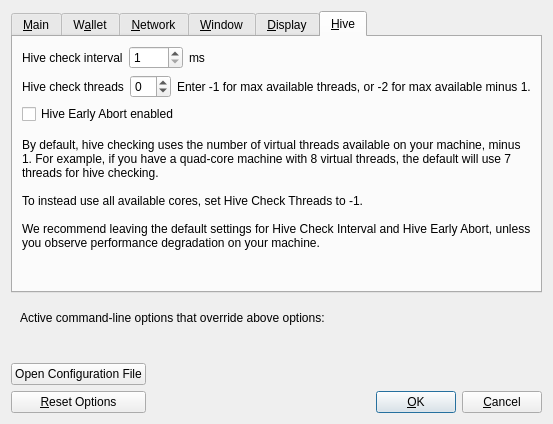
<?xml version="1.0" encoding="UTF-8"?>
<ui version="4.0">
 <class>OptionsDialog</class>
 <widget class="QDialog" name="OptionsDialog">
  <property name="geometry">
   <rect>
    <x>0</x>
    <y>0</y>
    <width>527</width>
    <height>424</height>
   </rect>
  </property>
  <property name="windowTitle">
   <string>Options</string>
  </property>
  <property name="modal">
   <bool>true</bool>
  </property>
  <layout class="QVBoxLayout" name="verticalLayout">
   <item>
    <widget class="QTabWidget" name="tabWidget">
     <property name="currentIndex">
      <number>5</number>
     </property>
     <widget class="QWidget" name="tabMain">
      <attribute name="title">
       <string>&amp;Main</string>
      </attribute>
      <layout class="QVBoxLayout" name="verticalLayout_Main">
       <item>
        <widget class="QCheckBox" name="bitcoinAtStartup">
         <property name="toolTip">
          <string>Automatically start %1 after logging in to the system.</string>
         </property>
         <property name="text">
          <string>&amp;Start %1 on system login</string>
         </property>
        </widget>
       </item>
       <item>
        <layout class="QHBoxLayout" name="horizontalLayout_2_Main">
         <item>
          <widget class="QLabel" name="databaseCacheLabel">
           <property name="text">
            <string>Size of &amp;database cache</string>
           </property>
           <property name="textFormat">
            <enum>Qt::PlainText</enum>
           </property>
           <property name="buddy">
            <cstring>databaseCache</cstring>
           </property>
          </widget>
         </item>
         <item>
          <widget class="QSpinBox" name="databaseCache"/>
         </item>
         <item>
          <widget class="QLabel" name="databaseCacheUnitLabel">
           <property name="text">
            <string>MB</string>
           </property>
           <property name="textFormat">
            <enum>Qt::PlainText</enum>
           </property>
          </widget>
         </item>
         <item>
          <spacer name="horizontalSpacer_2_Main">
           <property name="orientation">
            <enum>Qt::Horizontal</enum>
           </property>
           <property name="sizeHint" stdset="0">
            <size>
             <width>40</width>
             <height>20</height>
            </size>
           </property>
          </spacer>
         </item>
        </layout>
       </item>
       <item>
        <layout class="QHBoxLayout" name="horizontalLayout_3_Main">
         <item>
          <widget class="QLabel" name="threadsScriptVerifLabel">
           <property name="text">
            <string>Number of script &amp;verification threads</string>
           </property>
           <property name="textFormat">
            <enum>Qt::PlainText</enum>
           </property>
           <property name="buddy">
            <cstring>threadsScriptVerif</cstring>
           </property>
          </widget>
         </item>
         <item>
          <widget class="QSpinBox" name="threadsScriptVerif">
           <property name="toolTip">
            <string>(0 = auto, &lt;0 = leave that many cores free)</string>
           </property>
          </widget>
         </item>
         <item>
          <spacer name="horizontalSpacer_3_Main">
           <property name="orientation">
            <enum>Qt::Horizontal</enum>
           </property>
           <property name="sizeHint" stdset="0">
            <size>
             <width>40</width>
             <height>20</height>
            </size>
           </property>
          </spacer>
         </item>
        </layout>
       </item>
       <item>
        <spacer name="verticalSpacer_Main">
         <property name="orientation">
          <enum>Qt::Vertical</enum>
         </property>
         <property name="sizeHint" stdset="0">
          <size>
           <width>20</width>
           <height>40</height>
          </size>
         </property>
        </spacer>
       </item>
      </layout>
     </widget>
     <widget class="QWidget" name="tabWallet">
      <attribute name="title">
       <string>W&amp;allet</string>
      </attribute>
      <layout class="QVBoxLayout" name="verticalLayout_Wallet">
       <item>
        <widget class="QGroupBox" name="groupBox">
         <property name="title">
          <string>Expert</string>
         </property>
         <layout class="QVBoxLayout" name="verticalLayout_2">
          <item>
           <widget class="QCheckBox" name="coinControlFeatures">
            <property name="toolTip">
             <string>Whether to show coin control features or not.</string>
            </property>
            <property name="text">
             <string>Enable coin &amp;control features</string>
            </property>
           </widget>
          </item>
          <item>
           <widget class="QCheckBox" name="spendZeroConfChange">
            <property name="toolTip">
             <string>If you disable the spending of unconfirmed change, the change from a transaction cannot be used until that transaction has at least one confirmation. This also affects how your balance is computed.</string>
            </property>
            <property name="text">
             <string>&amp;Spend unconfirmed change</string>
            </property>
           </widget>
          </item>
         </layout>
        </widget>
       </item>
       <item>
        <spacer name="verticalSpacer_Wallet">
         <property name="orientation">
          <enum>Qt::Vertical</enum>
         </property>
         <property name="sizeHint" stdset="0">
          <size>
           <width>20</width>
           <height>40</height>
          </size>
         </property>
        </spacer>
       </item>
      </layout>
     </widget>
     <widget class="QWidget" name="tabNetwork">
      <attribute name="title">
       <string>&amp;Network</string>
      </attribute>
      <layout class="QVBoxLayout" name="verticalLayout_Network">
       <item>
        <widget class="QCheckBox" name="mapPortUpnp">
         <property name="toolTip">
          <string>Automatically open the Crionic client port on the router. This only works when your router supports UPnP and it is enabled.</string>
         </property>
         <property name="text">
          <string>Map port using &amp;UPnP</string>
         </property>
        </widget>
       </item>
       <item>
        <widget class="QCheckBox" name="allowIncoming">
         <property name="toolTip">
          <string>Accept connections from outside.</string>
         </property>
         <property name="text">
          <string>Allow incomin&amp;g connections</string>
         </property>
        </widget>
       </item>
       <item>
        <widget class="QCheckBox" name="connectSocks">
         <property name="toolTip">
          <string>Connect to the Crionic network through a SOCKS5 proxy.</string>
         </property>
         <property name="text">
          <string>&amp;Connect through SOCKS5 proxy (default proxy):</string>
         </property>
        </widget>
       </item>
       <item>
        <layout class="QHBoxLayout" name="horizontalLayout_1_Network">
         <item>
          <widget class="QLabel" name="proxyIpLabel">
           <property name="text">
            <string>Proxy &amp;IP:</string>
           </property>
           <property name="textFormat">
            <enum>Qt::PlainText</enum>
           </property>
           <property name="buddy">
            <cstring>proxyIp</cstring>
           </property>
          </widget>
         </item>
         <item>
          <widget class="QValidatedLineEdit" name="proxyIp">
           <property name="minimumSize">
            <size>
             <width>140</width>
             <height>0</height>
            </size>
           </property>
           <property name="maximumSize">
            <size>
             <width>140</width>
             <height>16777215</height>
            </size>
           </property>
           <property name="toolTip">
            <string>IP address of the proxy (e.g. IPv4: 127.0.0.1 / IPv6: ::1)</string>
           </property>
          </widget>
         </item>
         <item>
          <widget class="QLabel" name="proxyPortLabel">
           <property name="text">
            <string>&amp;Port:</string>
           </property>
           <property name="textFormat">
            <enum>Qt::PlainText</enum>
           </property>
           <property name="buddy">
            <cstring>proxyPort</cstring>
           </property>
          </widget>
         </item>
         <item>
          <widget class="QLineEdit" name="proxyPort">
           <property name="minimumSize">
            <size>
             <width>55</width>
             <height>0</height>
            </size>
           </property>
           <property name="maximumSize">
            <size>
             <width>55</width>
             <height>16777215</height>
            </size>
           </property>
           <property name="toolTip">
            <string>Port of the proxy (e.g. 9050)</string>
           </property>
          </widget>
         </item>
         <item>
          <spacer name="horizontalSpacer_1_Network">
           <property name="orientation">
            <enum>Qt::Horizontal</enum>
           </property>
           <property name="sizeHint" stdset="0">
            <size>
             <width>40</width>
             <height>20</height>
            </size>
           </property>
          </spacer>
         </item>
        </layout>
       </item>
       <item>
        <layout class="QHBoxLayout" name="horizontalLayout_2_Network">
         <item>
          <widget class="QLabel" name="proxyActiveNets">
           <property name="text">
            <string>Used for reaching peers via:</string>
           </property>
           <property name="textFormat">
            <enum>Qt::PlainText</enum>
           </property>
          </widget>
         </item>
         <item>
          <widget class="QCheckBox" name="proxyReachIPv4">
           <property name="enabled">
            <bool>false</bool>
           </property>
           <property name="toolTip">
            <string>Shows if the supplied default SOCKS5 proxy is used to reach peers via this network type.</string>
           </property>
           <property name="text">
            <string/>
           </property>
          </widget>
         </item>
         <item>
          <widget class="QLabel" name="proxyReachIPv4Label">
           <property name="text">
            <string>IPv4</string>
           </property>
           <property name="textFormat">
            <enum>Qt::PlainText</enum>
           </property>
          </widget>
         </item>
         <item>
          <widget class="QCheckBox" name="proxyReachIPv6">
           <property name="enabled">
            <bool>false</bool>
           </property>
           <property name="toolTip">
            <string>Shows if the supplied default SOCKS5 proxy is used to reach peers via this network type.</string>
           </property>
           <property name="text">
            <string/>
           </property>
          </widget>
         </item>
         <item>
          <widget class="QLabel" name="proxyReachIPv6Label">
           <property name="text">
            <string>IPv6</string>
           </property>
           <property name="textFormat">
            <enum>Qt::PlainText</enum>
           </property>
          </widget>
         </item>
         <item>
          <widget class="QCheckBox" name="proxyReachTor">
           <property name="enabled">
            <bool>false</bool>
           </property>
           <property name="toolTip">
            <string>Shows if the supplied default SOCKS5 proxy is used to reach peers via this network type.</string>
           </property>
           <property name="text">
            <string/>
           </property>
          </widget>
         </item>
         <item>
          <widget class="QLabel" name="proxyReachTorLabel">
           <property name="text">
            <string>Tor</string>
           </property>
           <property name="textFormat">
            <enum>Qt::PlainText</enum>
           </property>
          </widget>
         </item>
         <item>
          <spacer name="horizontalSpacer_2_Network">
           <property name="orientation">
            <enum>Qt::Horizontal</enum>
           </property>
           <property name="sizeHint" stdset="0">
            <size>
             <width>40</width>
             <height>20</height>
            </size>
           </property>
          </spacer>
         </item>
        </layout>
       </item>
       <item>
        <widget class="QCheckBox" name="connectSocksTor">
         <property name="toolTip">
          <string>Connect to the Crionic network through a separate SOCKS5 proxy for Tor hidden services.</string>
         </property>
         <property name="text">
          <string>Use separate SOCKS&amp;5 proxy to reach peers via Tor hidden services:</string>
         </property>
        </widget>
       </item>
       <item>
        <layout class="QHBoxLayout" name="horizontalLayout_3_Network">
         <item>
          <widget class="QLabel" name="proxyIpTorLabel">
           <property name="text">
            <string>Proxy &amp;IP:</string>
           </property>
           <property name="textFormat">
            <enum>Qt::PlainText</enum>
           </property>
           <property name="buddy">
            <cstring>proxyIpTor</cstring>
           </property>
          </widget>
         </item>
         <item>
          <widget class="QValidatedLineEdit" name="proxyIpTor">
           <property name="minimumSize">
            <size>
             <width>140</width>
             <height>0</height>
            </size>
           </property>
           <property name="maximumSize">
            <size>
             <width>140</width>
             <height>16777215</height>
            </size>
           </property>
           <property name="toolTip">
            <string>IP address of the proxy (e.g. IPv4: 127.0.0.1 / IPv6: ::1)</string>
           </property>
          </widget>
         </item>
         <item>
          <widget class="QLabel" name="proxyPortTorLabel">
           <property name="text">
            <string>&amp;Port:</string>
           </property>
           <property name="textFormat">
            <enum>Qt::PlainText</enum>
           </property>
           <property name="buddy">
            <cstring>proxyPortTor</cstring>
           </property>
          </widget>
         </item>
         <item>
          <widget class="QLineEdit" name="proxyPortTor">
           <property name="minimumSize">
            <size>
             <width>55</width>
             <height>0</height>
            </size>
           </property>
           <property name="maximumSize">
            <size>
             <width>55</width>
             <height>16777215</height>
            </size>
           </property>
           <property name="toolTip">
            <string>Port of the proxy (e.g. 9050)</string>
           </property>
          </widget>
         </item>
         <item>
          <spacer name="horizontalSpacer_4_Network">
           <property name="orientation">
            <enum>Qt::Horizontal</enum>
           </property>
           <property name="sizeHint" stdset="0">
            <size>
             <width>40</width>
             <height>20</height>
            </size>
           </property>
          </spacer>
         </item>
        </layout>
       </item>
       <item>
        <spacer name="verticalSpacer_Network">
         <property name="orientation">
          <enum>Qt::Vertical</enum>
         </property>
         <property name="sizeHint" stdset="0">
          <size>
           <width>20</width>
           <height>40</height>
          </size>
         </property>
        </spacer>
       </item>
      </layout>
     </widget>
     <widget class="QWidget" name="tabWindow">
      <attribute name="title">
       <string>&amp;Window</string>
      </attribute>
      <layout class="QVBoxLayout" name="verticalLayout_Window">
       <item>
        <widget class="QCheckBox" name="hideTrayIcon">
         <property name="toolTip">
          <string>Hide the icon from the system tray.</string>
         </property>
         <property name="text">
          <string>&amp;Hide tray icon</string>
         </property>
        </widget>
       </item>
       <item>
        <widget class="QCheckBox" name="minimizeToTray">
         <property name="toolTip">
          <string>Show only a tray icon after minimizing the window.</string>
         </property>
         <property name="text">
          <string>&amp;Minimize to the tray instead of the taskbar</string>
         </property>
        </widget>
       </item>
       <item>
        <widget class="QCheckBox" name="minimizeOnClose">
         <property name="toolTip">
          <string>Minimize instead of exit the application when the window is closed. When this option is enabled, the application will be closed only after selecting Exit in the menu.</string>
         </property>
         <property name="text">
          <string>M&amp;inimize on close</string>
         </property>
        </widget>
       </item>
       <item>
        <spacer name="verticalSpacer_Window">
         <property name="orientation">
          <enum>Qt::Vertical</enum>
         </property>
         <property name="sizeHint" stdset="0">
          <size>
           <width>20</width>
           <height>40</height>
          </size>
         </property>
        </spacer>
       </item>
      </layout>
     </widget>
     <widget class="QWidget" name="tabDisplay">
      <attribute name="title">
       <string>&amp;Display</string>
      </attribute>
      <layout class="QVBoxLayout" name="verticalLayout_Display">
       <item>
        <layout class="QHBoxLayout" name="horizontalLayout_1_Display">
         <item>
          <widget class="QLabel" name="langLabel">
           <property name="text">
            <string>User Interface &amp;language:</string>
           </property>
           <property name="textFormat">
            <enum>Qt::PlainText</enum>
           </property>
           <property name="buddy">
            <cstring>lang</cstring>
           </property>
          </widget>
         </item>
         <item>
          <widget class="QValueComboBox" name="lang">
           <property name="toolTip">
            <string>The user interface language can be set here. This setting will take effect after restarting %1.</string>
           </property>
          </widget>
         </item>
        </layout>
       </item>
       <item>
        <layout class="QHBoxLayout" name="horizontalLayout_2_Display">
         <item>
          <widget class="QLabel" name="unitLabel">
           <property name="text">
            <string>&amp;Unit to show amounts in:</string>
           </property>
           <property name="textFormat">
            <enum>Qt::PlainText</enum>
           </property>
           <property name="buddy">
            <cstring>unit</cstring>
           </property>
          </widget>
         </item>
         <item>
          <widget class="QValueComboBox" name="unit">
           <property name="toolTip">
            <string>Choose the default subdivision unit to show in the interface and when sending coins.</string>
           </property>
          </widget>
         </item>
        </layout>
       </item>
       <item>
        <layout class="QHBoxLayout" name="horizontalLayout_3_Display">
         <item>
          <widget class="QLabel" name="thirdPartyTxUrlsLabel">
           <property name="toolTip">
            <string>Third party URLs (e.g. a block explorer) that appear in the transactions tab as context menu items. %s in the URL is replaced by transaction hash. Multiple URLs are separated by vertical bar |.</string>
           </property>
           <property name="text">
            <string>&amp;Third party transaction URLs</string>
           </property>
           <property name="buddy">
            <cstring>thirdPartyTxUrls</cstring>
           </property>
          </widget>
         </item>
         <item>
          <widget class="QLineEdit" name="thirdPartyTxUrls">
           <property name="toolTip">
            <string>Third party URLs (e.g. a block explorer) that appear in the transactions tab as context menu items. %s in the URL is replaced by transaction hash. Multiple URLs are separated by vertical bar |.</string>
           </property>
          </widget>
         </item>
        </layout>
       </item>
       <item>
        <spacer name="verticalSpacer_Display">
         <property name="orientation">
          <enum>Qt::Vertical</enum>
         </property>
         <property name="sizeHint" stdset="0">
          <size>
           <width>20</width>
           <height>40</height>
          </size>
         </property>
        </spacer>
       </item>
      </layout>
     </widget>
     <widget class="QWidget" name="tabHive">
      <attribute name="title">
       <string>&amp;Hive</string>
      </attribute>
      <layout class="QVBoxLayout" name="verticalLayout_3">
       <item>
        <layout class="QHBoxLayout" name="horizontalLayout_1_Hive">
         <item>
          <widget class="QLabel" name="label">
           <property name="text">
            <string>Hive check interval</string>
           </property>
          </widget>
         </item>
         <item>
          <widget class="QSpinBox" name="hiveCheckDelay">
           <property name="minimum">
            <number>1</number>
           </property>
           <property name="maximum">
            <number>1000</number>
           </property>
          </widget>
         </item>
         <item>
          <widget class="QLabel" name="label_2">
           <property name="text">
            <string>ms</string>
           </property>
          </widget>
         </item>
         <item>
          <spacer name="horizontalSpacer">
           <property name="orientation">
            <enum>Qt::Horizontal</enum>
           </property>
           <property name="sizeHint" stdset="0">
            <size>
             <width>40</width>
             <height>20</height>
            </size>
           </property>
          </spacer>
         </item>
        </layout>
       </item>
       <item>
        <layout class="QHBoxLayout" name="horizontalLayout_1_Hive_2">
         <item>
          <widget class="QLabel" name="label_3">
           <property name="text">
            <string>Hive check threads</string>
           </property>
          </widget>
         </item>
         <item>
          <widget class="QSpinBox" name="hiveCheckThreads">
           <property name="minimum">
            <number>-2</number>
           </property>
          </widget>
         </item>
         <item>
          <widget class="QLabel" name="label_4">
           <property name="text">
            <string>Enter -1 for max available threads, or -2 for max available minus 1.</string>
           </property>
          </widget>
         </item>
         <item>
          <spacer name="horizontalSpacer_3">
           <property name="orientation">
            <enum>Qt::Horizontal</enum>
           </property>
           <property name="sizeHint" stdset="0">
            <size>
             <width>40</width>
             <height>20</height>
            </size>
           </property>
          </spacer>
         </item>
        </layout>
       </item>
       <item>
        <layout class="QHBoxLayout" name="horizontalLayout_1_Hive_3">
         <item>
          <widget class="QCheckBox" name="hiveCheckEarlyOut">
           <property name="text">
            <string>Hive Early Abort enabled</string>
           </property>
          </widget>
         </item>
         <item>
          <spacer name="horizontalSpacer_4">
           <property name="orientation">
            <enum>Qt::Horizontal</enum>
           </property>
           <property name="sizeHint" stdset="0">
            <size>
             <width>40</width>
             <height>20</height>
            </size>
           </property>
          </spacer>
         </item>
        </layout>
       </item>
       <item>
        <spacer name="verticalSpacer_3">
         <property name="orientation">
          <enum>Qt::Vertical</enum>
         </property>
         <property name="sizeType">
          <enum>QSizePolicy::Fixed</enum>
         </property>
         <property name="sizeHint" stdset="0">
          <size>
           <width>20</width>
           <height>8</height>
          </size>
         </property>
        </spacer>
       </item>
       <item>
        <widget class="QLabel" name="label_5">
         <property name="text">
          <string>By default, hive checking uses the number of virtual threads available on your machine, minus 1. For example, if you have a quad-core machine with 8 virtual threads, the default will use 7 threads for hive checking.

To instead use all available cores, set Hive Check Threads to -1.

We recommend leaving the default settings for Hive Check Interval and Hive Early Abort, unless you observe performance degradation on your machine.</string>
         </property>
         <property name="wordWrap">
          <bool>true</bool>
         </property>
        </widget>
       </item>
       <item>
        <spacer name="verticalSpacer_2">
         <property name="orientation">
          <enum>Qt::Vertical</enum>
         </property>
         <property name="sizeHint" stdset="0">
          <size>
           <width>20</width>
           <height>180</height>
          </size>
         </property>
        </spacer>
       </item>
      </layout>
     </widget>
    </widget>
   </item>
   <item>
    <widget class="QFrame" name="frame">
     <layout class="QVBoxLayout" name="verticalLayout_Bottom">
      <item>
       <layout class="QHBoxLayout" name="horizontalLayout_Bottom">
        <item>
         <widget class="QLabel" name="overriddenByCommandLineInfoLabel">
          <property name="text">
           <string>Active command-line options that override above options:</string>
          </property>
          <property name="textFormat">
           <enum>Qt::PlainText</enum>
          </property>
         </widget>
        </item>
        <item>
         <spacer name="horizontalSpacer_Bottom">
          <property name="orientation">
           <enum>Qt::Horizontal</enum>
          </property>
          <property name="sizeHint" stdset="0">
           <size>
            <width>40</width>
            <height>20</height>
           </size>
          </property>
         </spacer>
        </item>
       </layout>
      </item>
      <item>
       <widget class="QLabel" name="overriddenByCommandLineLabel">
        <property name="text">
         <string/>
        </property>
        <property name="textFormat">
         <enum>Qt::PlainText</enum>
        </property>
        <property name="wordWrap">
         <bool>true</bool>
        </property>
       </widget>
      </item>
     </layout>
    </widget>
   </item>
   <item>
    <layout class="QHBoxLayout" name="horizontalLayout_Buttons">
     <item>
      <layout class="QVBoxLayout" name="verticalLayout_Buttons">
       <item>
        <widget class="QPushButton" name="openBitcoinConfButton">
         <property name="toolTip">
          <string>Open the %1 configuration file from the working directory.</string>
         </property>
         <property name="text">
          <string>Open Configuration File</string>
         </property>
         <property name="autoDefault">
          <bool>false</bool>
         </property>
        </widget>
       </item>
       <item>
        <widget class="QPushButton" name="resetButton">
         <property name="toolTip">
          <string>Reset all client options to default.</string>
         </property>
         <property name="text">
          <string>&amp;Reset Options</string>
         </property>
         <property name="autoDefault">
          <bool>false</bool>
         </property>
        </widget>
       </item>
      </layout>
     </item>
     <item>
      <spacer name="horizontalSpacer_1">
       <property name="orientation">
        <enum>Qt::Horizontal</enum>
       </property>
       <property name="sizeHint" stdset="0">
        <size>
         <width>40</width>
         <height>48</height>
        </size>
       </property>
      </spacer>
     </item>
     <item>
      <widget class="QLabel" name="statusLabel">
       <property name="minimumSize">
        <size>
         <width>200</width>
         <height>0</height>
        </size>
       </property>
       <property name="font">
        <font>
         <weight>75</weight>
         <bold>true</bold>
        </font>
       </property>
       <property name="text">
        <string/>
       </property>
       <property name="textFormat">
        <enum>Qt::PlainText</enum>
       </property>
       <property name="wordWrap">
        <bool>true</bool>
       </property>
      </widget>
     </item>
     <item>
      <spacer name="horizontalSpacer_2">
       <property name="orientation">
        <enum>Qt::Horizontal</enum>
       </property>
       <property name="sizeHint" stdset="0">
        <size>
         <width>40</width>
         <height>48</height>
        </size>
       </property>
      </spacer>
     </item>
     <item>
      <layout class="QVBoxLayout" name="verticalLayout_4">
       <item>
        <spacer name="verticalSpacer">
         <property name="orientation">
          <enum>Qt::Vertical</enum>
         </property>
         <property name="sizeHint" stdset="0">
          <size>
           <width>20</width>
           <height>40</height>
          </size>
         </property>
        </spacer>
       </item>
       <item>
        <layout class="QHBoxLayout" name="horizontalLayout">
         <item>
          <widget class="QPushButton" name="okButton">
           <property name="text">
            <string>&amp;OK</string>
           </property>
           <property name="autoDefault">
            <bool>false</bool>
           </property>
           <property name="default">
            <bool>true</bool>
           </property>
          </widget>
         </item>
         <item>
          <widget class="QPushButton" name="cancelButton">
           <property name="text">
            <string>&amp;Cancel</string>
           </property>
           <property name="autoDefault">
            <bool>false</bool>
           </property>
          </widget>
         </item>
        </layout>
       </item>
      </layout>
     </item>
    </layout>
   </item>
  </layout>
 </widget>
 <customwidgets>
  <customwidget>
   <class>QValidatedLineEdit</class>
   <extends>QLineEdit</extends>
   <header>qt/qvalidatedlineedit.h</header>
  </customwidget>
  <customwidget>
   <class>QValueComboBox</class>
   <extends>QComboBox</extends>
   <header>qt/qvaluecombobox.h</header>
  </customwidget>
 </customwidgets>
 <resources/>
 <connections/>
</ui>
